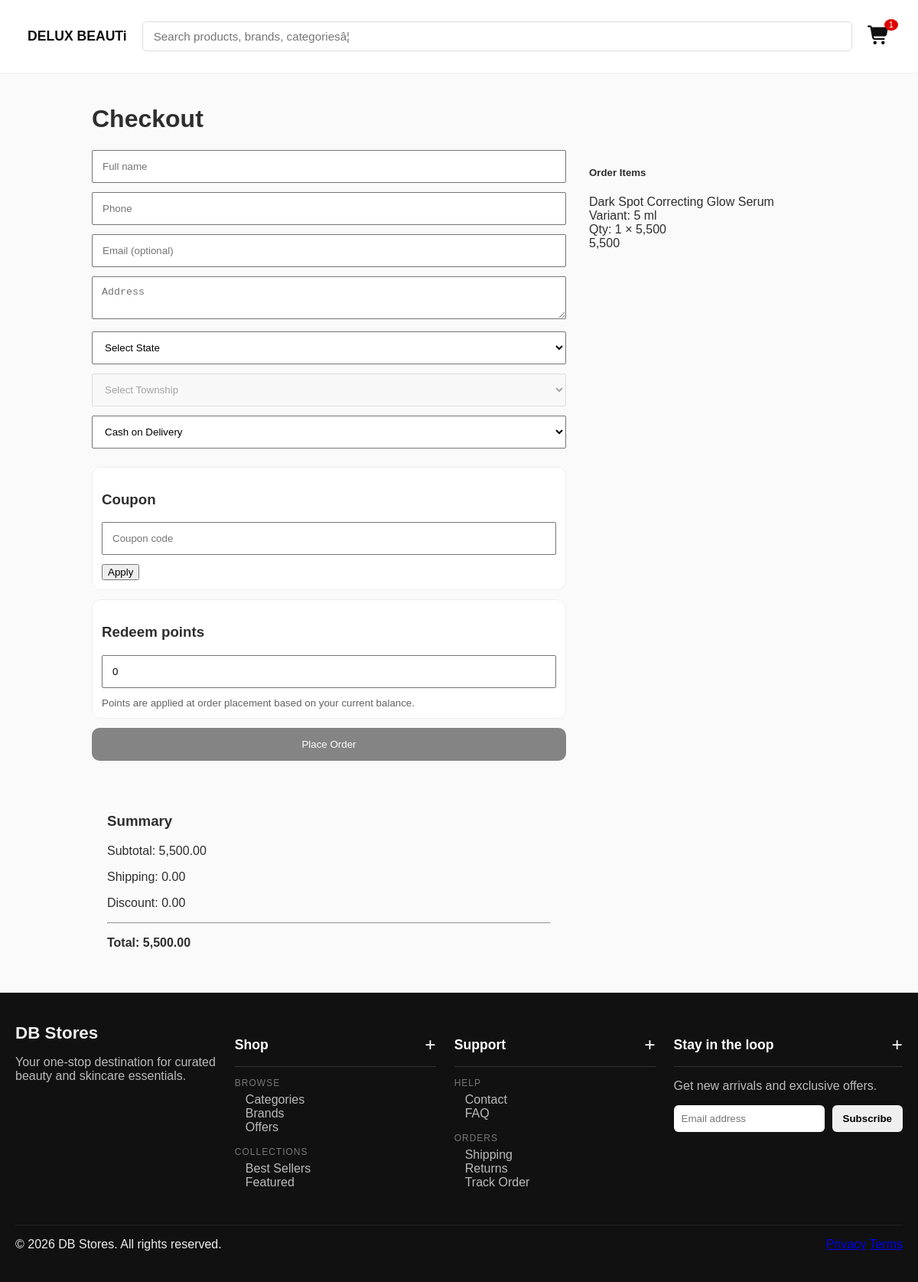
The app's page /checkout.php (signed in) with its own data.
### tables this page shows
CREATE TABLE `cart_items` (
  `id` int(11) NOT NULL,
  `cart_id` int(11) NOT NULL,
  `product_id` int(11) NOT NULL,
  `variant_id` int(11) NOT NULL,
  `quantity` int(11) NOT NULL DEFAULT 1,
  `unit_price` decimal(10,2) NOT NULL,
  `created_at` timestamp NULL DEFAULT current_timestamp()
);

CREATE TABLE `products` (
  `id` int(11) NOT NULL,
  `name` varchar(255) NOT NULL,
  `slug` varchar(255) NOT NULL,
  `is_active` tinyint(1) NOT NULL DEFAULT 1,
  `description` text DEFAULT NULL,
  `ingredients` text DEFAULT NULL,
  `how_to_use` text DEFAULT NULL,
  `has_variants` tinyint(1) NOT NULL DEFAULT 0,
  `brand_id` int(11) DEFAULT NULL,
  `image_path` varchar(255) DEFAULT NULL,
  `image_path2` varchar(255) DEFAULT NULL,
  `image_path3` varchar(255) DEFAULT NULL,
  `created_at` timestamp NULL DEFAULT current_timestamp(),
  `updated_at` timestamp NULL DEFAULT current_timestamp() ON UPDATE current_timestamp(),
  `sold_count` int(11) NOT NULL DEFAULT 0,
  `is_featured` tinyint(1) NOT NULL DEFAULT 0,
  `is_on_sale` tinyint(1) NOT NULL DEFAULT 0,
  `from_price` decimal(10,2) DEFAULT NULL,
  `discount_price` tinyint(1) NOT NULL DEFAULT 0
);

CREATE TABLE `product_variants` (
  `id` int(11) NOT NULL,
  `product_id` int(11) NOT NULL,
  `variant_name` varchar(150) DEFAULT NULL,
  `sku` varchar(100) DEFAULT NULL,
  `barcode` varchar(100) DEFAULT NULL,
  `image_path` varchar(255) DEFAULT NULL,
  `price` decimal(10,2) NOT NULL,
  `discount_price` decimal(10,2) DEFAULT NULL,
  `on_sale` tinyint(1) NOT NULL DEFAULT 0,
  `stock` int(11) NOT NULL DEFAULT 0,
  `is_default` tinyint(1) DEFAULT 0,
  `created_at` timestamp NULL DEFAULT current_timestamp(),
  `updated_at` timestamp NULL DEFAULT current_timestamp() ON UPDATE current_timestamp()
);

### checkout.php (the view, shortened to what this page needs)
<?php
require_once __DIR__ . '/functions.php';
require_once __DIR__ . '/header.php';
$userId = (int)$_SESSION['user_id'];
$stmt = $mysqli->prepare("
    SELECT id
    FROM carts
    WHERE user_id = ?
    LIMIT 1
");
$stmt->bind_param("i", $userId);
$stmt->execute();
$cart = $stmt->get_result()->fetch_assoc();
$stmt = $mysqli->prepare("
    SELECT
        ci.quantity,
        ci.unit_price,
        p.name AS product_name,
        pv.variant_name
    FROM cart_items ci
    LEFT JOIN products p ON p.id = ci.product_id
    LEFT JOIN product_variants pv ON pv.id = ci.variant_id
    WHERE ci.cart_id = ?
");
$stmt->bind_param("i", $cart['id']);
$stmt->execute();
$result = $stmt->get_result();
$subtotal = 0;
$cartItems = [];
while ($row = $result->fetch_assoc()) {
    $row['line_total'] = $row['quantity'] * $row['unit_price'];
    $subtotal += $row['line_total'];
    $cartItems[] = $row;
}
?>
<div class="checkout-page">
  <h1>Checkout</h1>
  <div class="checkout-grid">
    <form method="post" action="place_order.php" class="checkout-form" id="checkoutForm">
      <input name="full_name" placeholder="Full name" required>
      <input name="phone" placeholder="Phone" required>
      <input name="email" placeholder="Email (optional)">
      <textarea name="address" placeholder="Address" required></textarea>
      <select id="stateSelect" name="state_id" required>
        <option value="">Select State</option>
      </select>
      <select id="townshipSelect" name="township_id" required disabled>
        <option value="">Select Township</option>
      </select>
      <select name="payment_method" required>
        <option value="cod">Cash on Delivery</option>
      </select>
      <div class="coupon-box">
        <h3>Coupon</h3>
        <input id="couponInput" placeholder="Coupon code">
        <button type="button" id="applyCouponBtn">Apply</button>
      </div>
      <div class="loyalty-box">
        <h3>Redeem points</h3>
        <input type="number" name="points_to_redeem" min="0" value="0">
        <small style="display:block;opacity:.75">Points are applied at order placement based on your current balance.</small>
      </div>
      <button type="submit" class="checkout-btn" id="placeOrderBtn" disabled>Place Order</button>
    </form>
<div class="mb-4">
    <h5 class="mb-3">Order Items</h5>
    <div class="border rounded p-3 bg-white">
        <?php foreach ($cartItems as $item): ?>
        <div class="d-flex justify-content-between align-items-center mb-3">
            <div>
                <div class="fw-semibold">
                    <?= htmlspecialchars($item['product_name']) ?>
                </div>
                <?php if (!empty($item['variant_name'])): ?>
                    <div class="text-muted small">
                        Variant: <?= htmlspecialchars($item['variant_name']) ?>
                    </div>
                <?php endif; ?>
                <div class="small text-muted">
                    Qty: <?= $item['quantity'] ?> ×
                    <?= number_format($item['unit_price'], 0) ?>
                </div>
            </div>
            <div class="fw-semibold">
                <?= number_format($item['line_total'], 0) ?>
            </div>
        </div>
        <?php endforeach; ?>
    </div>
</div>
    <div class="checkout-summary">
      <h3>Summary</h3>
      <p>Subtotal: <span id="subtotalAmount"><?= number_format($subtotal, 2) ?></span></p>
      <p>Shipping: <span id="shippingAmount">0.00</span></p>
      <p>Discount: <span id="discountAmount">0.00</span></p>
      <hr>
      <p><strong>Total: <span id="totalAmount"><?= number_format($subtotal, 2) ?></span></strong></p>
    </div>
  </div>
</div>
<?php require_once __DIR__ . '/footer.php'; ?>

### assets/css/storefront-main.css (style rules this page uses)
:root { --primary: #CC2230; --black: #000; --white: #fff; --gray-dark: #2E2E2E; --gray-light: #F5F5F5; --gray-50: #FAFAFA; --border: #E0E0E0; --space-sm: 8px; --space-md: 16px; --space-lg: 24px; --radius-md: 8px; --radius-lg: 12px; --shadow: 0px 4px 12px rgba(0,0,0,0.05); --font-primary: "Helvetica Now Display", sans-serif; --font-secondary: "Poppins", sans-serif; }
* { box-sizing: border-box; }
body { font-family: var(--font-secondary); margin: 0; background: var(--gray-50); color: var(--gray-dark); }

### checkout.php (style rules this page uses)
.checkout-page { max-width:1000px;margin:auto;padding:20px }
.checkout-grid { display:grid;grid-template-columns:2fr 1fr;gap:30px }
.checkout-form input,.checkout-form textarea,.checkout-form select { width:100%;padding:12px;margin-bottom:12px }
.checkout-btn { width:100%;padding:14px;background:#111;color:#fff;border:none;border-radius:10px }
.checkout-btn:disabled { opacity:.5;cursor:not-allowed }
.checkout-summary { background:#fafafa;padding:20px;border-radius:12px }
.coupon-box,.loyalty-box { background:#fff;border:1px solid #eee;border-radius:12px;padding:12px;margin:12px 0 }

### records on screen
cart_items: product.name "Dark Spot Correcting Glow Serum", product_variants.variant_name "5 ml", quantity "1", unit_price "5,500", line_total "5,500"

### other values on screen
$cartCount "1"
$subtotal "5,500.00"
